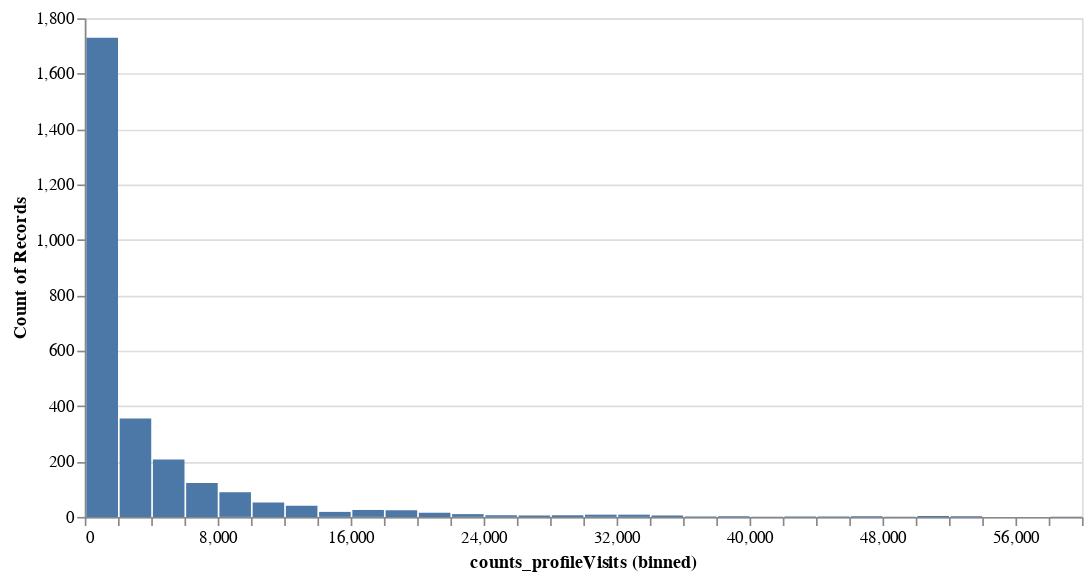

Notebook code cell kept with this figure:
### Markdown cell above
Auf den ersten Blick ist auffällig, dass der Datensatz viele Nullwerte enthält, was die Offensichtlichkeit möglicher Zusammenhänge stark einschränkt. Am leichtesten Erkennbar ist eine Korrelation zwischen counts_profilVisits und counts_kisses. Hier wird anhand des Scatterplotts eine stark positive Beziehung sichtbar, weshalb die Variable in jedem Fall ein wichtiger Bestandteil des Modells darstellen wird. 

Ein leicht positiver Zusammenhang lässt sich auch zu counts_details erkennen, hier ist die Streuung jedoch schon wesentlich größer als noch bei counts_kisses.

Bei counts_pictures und counts_fans ist es deutlich schwieriger eine Korrelation festzustellen. Da ein Zusammenhang jedoch nicht ausgeschlossen werden kann, werden sie vorerst in das Modell genommen und im Anschluss analysiert, ob ihr Wegfall das Modell positiv oder negativ beeinflusst.

### Code cell
alt.Chart(df_train).mark_bar().encode(
    alt.X(alt.repeat("column"), type="quantitative", bin=alt.Bin(maxbins=40)),
    y='count()',
).properties(
    width=600,
    height=300
).repeat(
    column=['counts_profileVisits'])

### Figure 1 — Vega-Lite specification as saved in the notebook (floating-point values rounded to 4 significant figures; data arrays with more than 128 entries replaced by an {"elided": "..."} marker saying what was removed)
{"config": {"view": {"continuousWidth": 300, "continuousHeight": 300}}, "repeat": {"column": ["counts_profileVisits"]}, "spec": {"data": {"name": "data-ebfe872185ab9fe2602f3777aa33122c"}, "mark": {"type": "bar"}, "encoding": {"x": {"bin": {"maxbins": 40}, "field": {"repeat": "column"}, "type": "quantitative"}, "y": {"aggregate": "count", "type": "quantitative"}}, "height": 300, "width": 600}, "$schema": "https://vega.github.io/schema/vega-lite/v5.15.1.json", "datasets": {"data-ebfe872185ab9fe2602f3777aa33122c": {"elided": "2740 records"}}}
